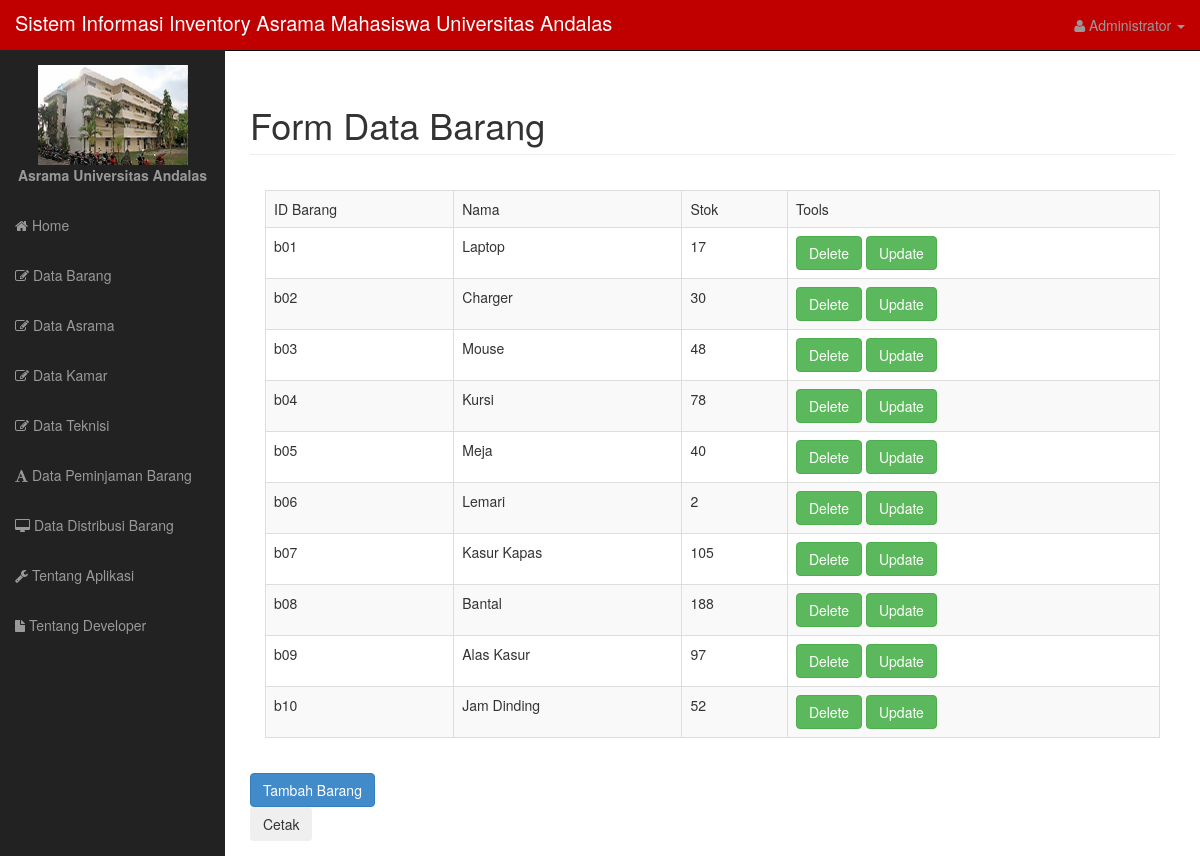
Page /home.php?p=barang&aksi=show on the committed database.
### tables this page shows
CREATE TABLE IF NOT EXISTS `barang` (
  `id` varchar(12) NOT NULL DEFAULT '',
  `namaBrg` varchar(50) DEFAULT NULL,
  `stok` int(11) DEFAULT NULL,
  PRIMARY KEY (`id`),
  KEY `id` (`id`)
);

### content/class.php (the view, shortened to what this page needs)
<?php
class app{
	public function loadContent(){
		if(!isset($_GET['p'])){
			$page="content/home.php";
		}
		else if (isset($_GET['p'])) {
			$page="content/".$_GET['p'].".php";
		}
		if(file_exists($page)){
			include($page);
		}
		else{
			echo '<script>document.location="404.php"</script>';
		}
	}
}
class barang {
    public function showBrg()
    {
        $sql="select * from barang";
        $result=mysql_query($sql);
		echo "<div class='panel-body'><div class='table-responsive'>";
        echo "<table class='table table-striped table-bordered table-hover'>";
		echo "<tr><td>ID Barang</td><td>Nama</td><td>Stok</td><td>Tools</td></tr>";
		while ($data = mysql_fetch_array($result)) {
			echo "<tr><td>$data[0]</td><td>$data[1]</td><td>$data[2]</td><td><a class='btn btn-success' href='?p=barang&aksi=delete&idb=$data[0]'>Delete</a>   <a class='btn btn-success' href='?p=barang&aksi=update&idb=$data[0]'>Update</a></td></tr>";
		}
		echo "</table>";
		echo "</div></div>";
        echo "<a href='?p=form&aksi=barang' class='btn btn-primary'>Tambah Barang</a>";
		echo "<form method='post' action='content/ctkbrg.php'>"
									."<button type='submit' class='btn btn-black' formtarget='_blank'>Cetak</button></td>"
									."</form>";
    }
}
?>

### home.php (shortened to what this page needs)
<?php
require_once('content/class.php');
?>
<!DOCTYPE html>
<html lang="en">
  <head>
    <link href="css/bootstrap.css" rel="stylesheet">
    <link href="css/sb-admin.css" rel="stylesheet">
    <link rel="stylesheet" href="font-awesome/css/font-awesome.min.css">
    <link rel="stylesheet" href="http://cdn.oesmith.co.uk/morris-0.4.3.min.css">
  </head>
  <body>
    <div id="wrapper">
      <nav class="navbar navbar-inverse navbar-fixed-top" role="navigation">
        <div class="navbar-header">
          <a style="text-align: center" class="navbar-brand" href="home.php">Sistem Informasi Inventory Asrama Mahasiswa Universitas Andalas</a>
        </div>
        <div style="background :#c00000" class="collapse navbar-collapse navbar-ex1-collapse">
          <ul class="nav navbar-nav side-nav">
			<li style="text-align: center">
							<a class="clearfix" href="#">
								<img src="img/asrama2.png" alt="User Avatar">
								<div class="detail">
									<strong>Asrama Universitas Andalas</strong>
								</div>
							</a>
			</li>
            <li><a href="home.php"><i class="fa fa-home"></i> Home</a></li>
            <li><a href="?p=barang&aksi=show"><i class="fa fa-edit"></i> Data Barang</a></li>
            <li><a href="?p=asrama&aksi=show"><i class="fa fa-edit"></i> Data Asrama</a></li>
			<li><a href="?p=kamar&aksi=show"><i class="fa fa-edit"></i> Data Kamar</a></li>
            <li><a href="?p=teknisi&aksi=show"><i class="fa fa-edit"></i> Data Teknisi</a></li>
            <li><a href="?p=pinjam&aksi=show"><i class="fa fa-font"></i> Data Peminjaman Barang</a></li>
            <li><a href="?p=distribusi&aksi=show"><i class="fa fa-desktop"></i> Data Distribusi Barang</a></li>
            <li><a href="?p=ttgapp"><i class="fa fa-wrench"></i> Tentang Aplikasi</a></li>
            <li><a href="?p=dev"><i class="fa fa-file"></i> Tentang Developer</a></li>
          </ul>
			<ul class="nav navbar-nav navbar-right navbar-user">
				<li class="dropdown user-dropdown">
				<a href="#" class="dropdown-toggle" data-toggle="dropdown"><i class="fa fa-user"></i> Administrator <b class="caret"></b></a>
				</li>
			</ul>
		</div>
      </nav>
      <?php
	   $app = new app();
	   $app->loadContent();
	  ?>
    </div>
  </body>
</html>

### content/barang.php (shortened to what this page needs)
<?php
if ($_GET['aksi']=='insert')
{
    echo "<div id='page-wrapper'>";
	$a=$_POST['id_barang'];
    $b=$_POST['nama_barang'];
    $c=$_POST['stok'];
    $barang = new barang();
    $barang->insertBrg($a,$b,$c);
    $barang->showBrg();
	echo "</div>";
}
else if ($_GET['aksi']=='show')
{
	echo "<div id='page-wrapper'>";
	echo "<div class='row'><div class='col-lg-12'><h1 class='page-header'>Form Data Barang</h1></div></div>";
    $barang = new barang();
    $barang->showBrg();
	echo "</div>";
}
?>

### css/sb-admin.css (style rules this page uses)
body { margin-top: 50px; }
#wrapper { padding-left: 0; }
#page-wrapper { width: 100%; padding: 5px 15px; }
@media (min-width:768px) { #wrapper { padding-left: 225px; } }
@media (min-width:768px) { #page-wrapper { padding: 15px 25px; } }
@media (min-width:768px) { .side-nav { margin-left: -225px; left: 225px; width: 225px; position: fixed; top: 50px; height: 100%; border-radius: 0; border: none; background-color: #222222; overflow-y: auto; } }
@media (min-width:768px) { .side-nav>li>a { width: 225px; } }
@media (min-width:768px) { .navbar-collapse { padding-left: 15px !important; padding-right: 15px !important; } }

### rows in the picture
barang: id "b01", namaBrg "Laptop", stok "17"
barang: id "b02", namaBrg "Charger", stok "30"
barang: id "b03", namaBrg "Mouse", stok "48"
barang: id "b04", namaBrg "Kursi", stok "78"
barang: id "b05", namaBrg "Meja", stok "40"
barang: id "b06", namaBrg "Lemari", stok "2"
barang: id "b07", namaBrg "Kasur Kapas", stok "105"
barang: id "b08", namaBrg "Bantal", stok "188"
barang: id "b09", namaBrg "Alas Kasur", stok "97"
barang: id "b10", namaBrg "Jam Dinding", stok "52"
